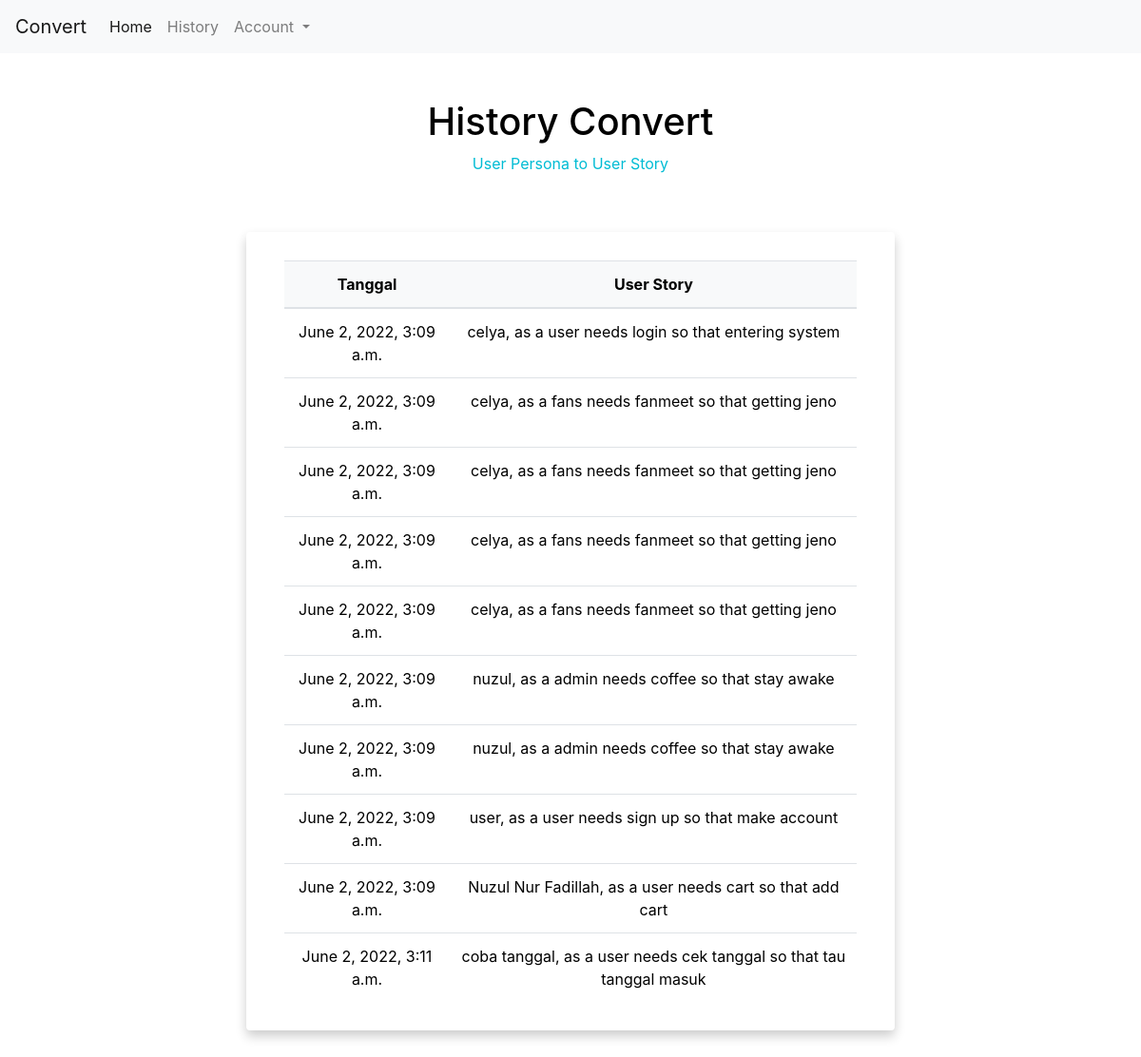
Page /history on the earlier database version.
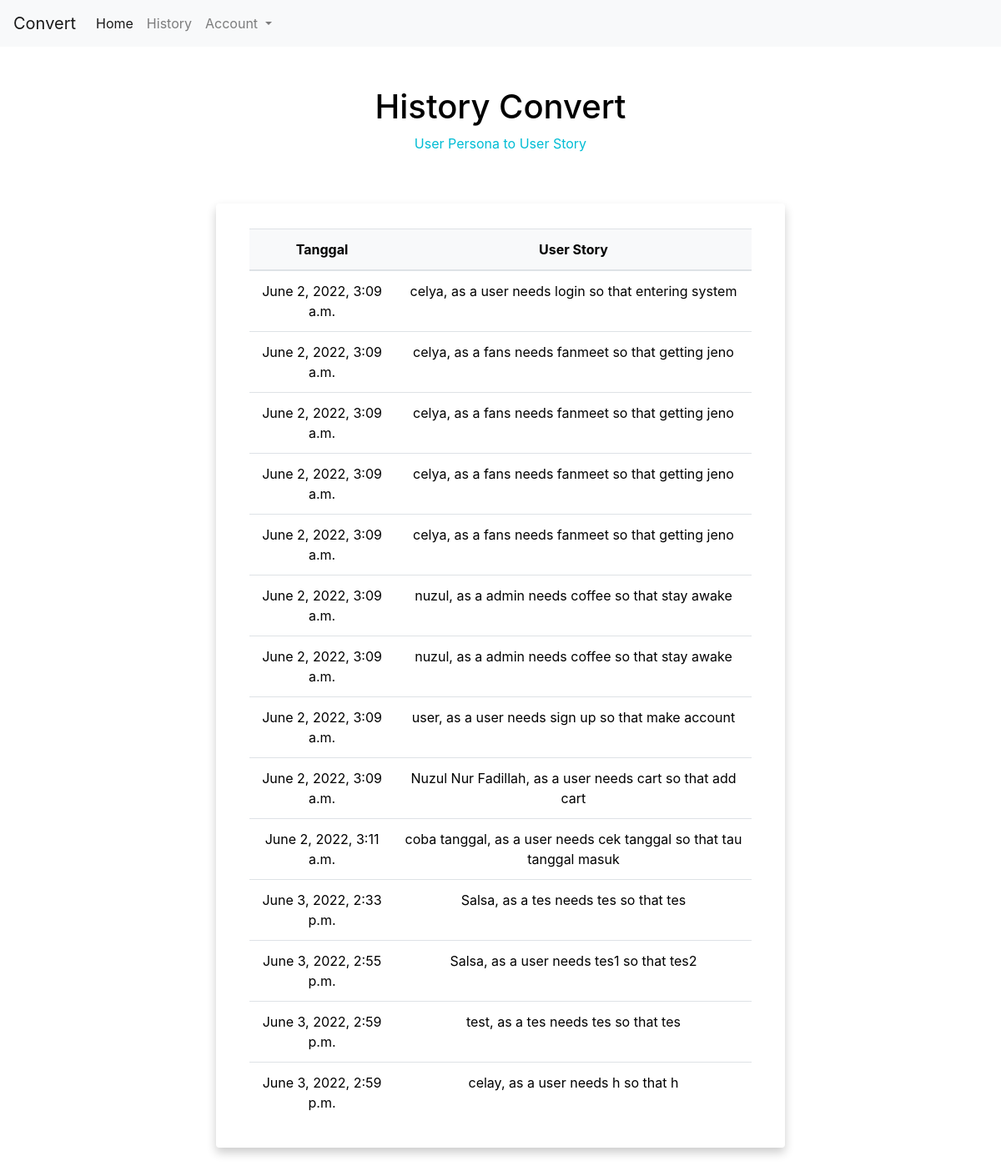
Same page on the later database version.
### account/models.py (models this page shows, shortened)
class UserPersona(models.Model) :
    nama = models.CharField(max_length=50)
    as_a = models.CharField(max_length=50)
    needs = models.CharField(max_length=255)
    goals = models.CharField(max_length=255)
    date = models.DateTimeField(auto_now_add=True)

### account/views.py (the view)
# urls.py: path('history', views.history,name='history'),
def history(request) :
    results = UserPersona.objects.all()
    konteks = {
        'results' : results,
    }
    return render(request, 'account/history.html', konteks)

### account/templates/account/history.html (shortened to what this page needs)
{% load static %}
<!DOCTYPE html>
<html lang="en">
<head>
    <link rel="stylesheet" href="https://cdn.jsdelivr.net/npm/bootstrap@4.0.0/dist/css/bootstrap.min.css">
    <link rel="stylesheet" href="{% static 'css/style.css' %}">
</head>
<body>
    {% include 'account/navbar.html' %}
    <div class="container-fluid px-1 py-5 mx-auto">
        <div class="row d-flex justify-content-center">
            <div class="col-xl-7 col-lg-8 col-md-9 col-11 text-center">
                <h1>History Convert</h1>
                <p class="blue-text">User Persona to User Story</p>
                <div class="card">
                    <table class="table align-middle mb-0 bg-white">
                        <thead class="bg-light">
                            <tr>
                            <th>Tanggal</th>
                            <th>User Story</th>
                        </thead>
                        <tbody>
                            {% for row in results %}
                            <tr>
                              <td>{{ row.date }}</td>
                              <td>{{ row.nama }}, as a {{ row.as_a }} needs {{ row.needs }} so that {{ row.goals }}</td>
                            </tr>
                            {% endfor %}
                          </tbody>
                        </table>
                </div>
            </div>
        </div>
    </div>
</body>
</html>

### account/templates/account/navbar.html (shortened to what this page needs)
<nav class="navbar navbar-expand-lg navbar-light bg-light">
    <a class="navbar-brand" href="home">Convert</a>
    <div class="collapse navbar-collapse" id="navbarNavDropdown">
      <ul class="navbar-nav">
        <li class="nav-item active">
          <a class="nav-link" href="home">Home<span class="sr-only">(current)</span></a>
        </li>
        <li class="nav-item">
          <a class="nav-link" href="history">History</a>
        </li>
        <li class="nav-item dropdown">
          <a class="nav-link dropdown-toggle" href="#" id="navbarDropdownMenuLink" data-toggle="dropdown" aria-haspopup="true" aria-expanded="false">
            Account
          </a>
        </li>
      </ul>
    </div>
  </nav>

### static/css/style.css (style rules this page uses)
body { color: #000; overflow-x: hidden;height: 100%; background-image: url("https://i.pinimg.com/originals/9e/74/7d/9e747dd76f1be3d062748e6b3d030f6b.jpg"); background-repeat: no-repeat; background-size: 100% 100% }
.card { padding: 30px 40px; margin-top: 60px; margin-bottom: 60px; border: none !important; box-shadow: 0 6px 12px 0 rgba(0,0,0,0.2) }
.blue-text { color: #00BCD4 }

Differences in the rows shown:
added UserPersona: date "June 3, 2022, 2:33 p.m.", nama "Salsa", as_a "tes", needs "tes", goals "tes"
added UserPersona: date "June 3, 2022, 2:55 p.m.", nama "Salsa", as_a "user", needs "tes1", goals "tes2"
added UserPersona: date "June 3, 2022, 2:59 p.m.", nama "test", as_a "tes", needs "tes", goals "tes"
added UserPersona: date "June 3, 2022, 2:59 p.m.", nama "celay", as_a "user", needs "h", goals "h"
